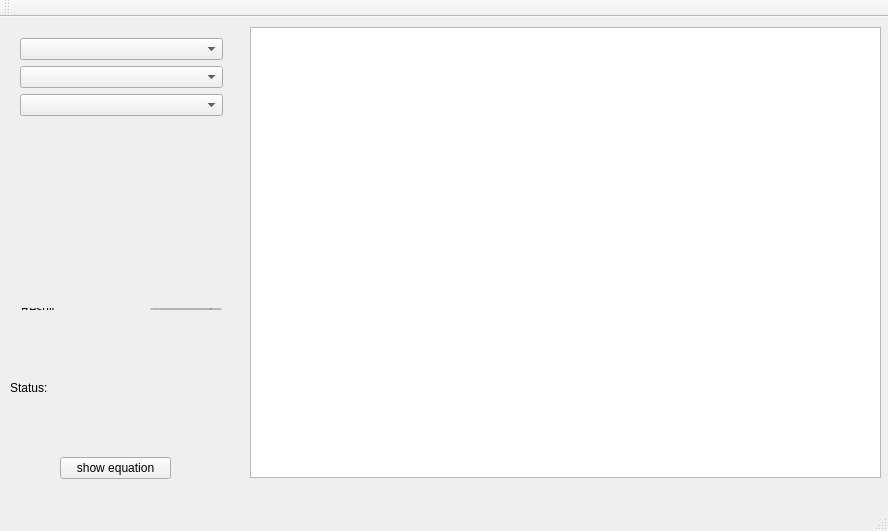
<?xml version="1.0" encoding="UTF-8"?>
<ui version="4.0">
 <class>MainWindow</class>
 <widget class="QMainWindow" name="MainWindow">
  <property name="geometry">
   <rect>
    <x>0</x>
    <y>0</y>
    <width>888</width>
    <height>531</height>
   </rect>
  </property>
  <property name="windowTitle">
   <string>MainWindow</string>
  </property>
  <widget class="QWidget" name="centralWidget">
   <widget class="QTextBrowser" name="tech_note">
    <property name="geometry">
     <rect>
      <x>250</x>
      <y>10</y>
      <width>631</width>
      <height>451</height>
     </rect>
    </property>
    <property name="font">
     <font>
      <family>Monospace</family>
     </font>
    </property>
    <property name="lineWrapMode">
     <enum>QTextEdit::WidgetWidth</enum>
    </property>
   </widget>
   <widget class="QWidget" name="verticalLayoutWidget">
    <property name="geometry">
     <rect>
      <x>9</x>
      <y>10</y>
      <width>225</width>
      <height>261</height>
     </rect>
    </property>
    <layout class="QVBoxLayout" name="parameters_area">
     <item>
      <widget class="QComboBox" name="corr_type_combo"/>
     </item>
     <item>
      <widget class="QComboBox" name="corr_subtype_combo"/>
     </item>
     <item>
      <widget class="QComboBox" name="corr_combo"/>
     </item>
     <item>
      <spacer name="verticalSpacer_2">
       <property name="orientation">
        <enum>Qt::Vertical</enum>
       </property>
       <property name="sizeHint" stdset="0">
        <size>
         <width>20</width>
         <height>40</height>
        </size>
       </property>
      </spacer>
     </item>
    </layout>
   </widget>
   <widget class="QWidget" name="horizontalLayoutWidget">
    <property name="geometry">
     <rect>
      <x>10</x>
      <y>280</y>
      <width>223</width>
      <height>24</height>
     </rect>
    </property>
    <layout class="QHBoxLayout" name="horizontalLayout_2">
     <item>
      <widget class="QLabel" name="result">
       <property name="text">
        <string>Result = </string>
       </property>
      </widget>
     </item>
     <item>
      <spacer name="horizontalSpacer">
       <property name="orientation">
        <enum>Qt::Horizontal</enum>
       </property>
       <property name="sizeHint" stdset="0">
        <size>
         <width>40</width>
         <height>20</height>
        </size>
       </property>
      </spacer>
     </item>
     <item>
      <widget class="QComboBox" name="result_unit_combo"/>
     </item>
    </layout>
   </widget>
   <widget class="QLabel" name="status">
    <property name="geometry">
     <rect>
      <x>10</x>
      <y>315</y>
      <width>221</width>
      <height>111</height>
     </rect>
    </property>
    <property name="text">
     <string>Status:</string>
    </property>
    <property name="scaledContents">
     <bool>true</bool>
    </property>
    <property name="wordWrap">
     <bool>true</bool>
    </property>
   </widget>
   <widget class="QPushButton" name="pushButton">
    <property name="geometry">
     <rect>
      <x>60</x>
      <y>440</y>
      <width>111</width>
      <height>22</height>
     </rect>
    </property>
    <property name="text">
     <string>show equation</string>
    </property>
   </widget>
  </widget>
  <widget class="QMenuBar" name="menuBar">
   <property name="geometry">
    <rect>
     <x>0</x>
     <y>0</y>
     <width>888</width>
     <height>19</height>
    </rect>
   </property>
  </widget>
  <widget class="QToolBar" name="mainToolBar">
   <attribute name="toolBarArea">
    <enum>TopToolBarArea</enum>
   </attribute>
   <attribute name="toolBarBreak">
    <bool>false</bool>
   </attribute>
  </widget>
  <widget class="QStatusBar" name="statusBar"/>
 </widget>
 <layoutdefault spacing="6" margin="11"/>
 <resources/>
 <connections/>
</ui>
